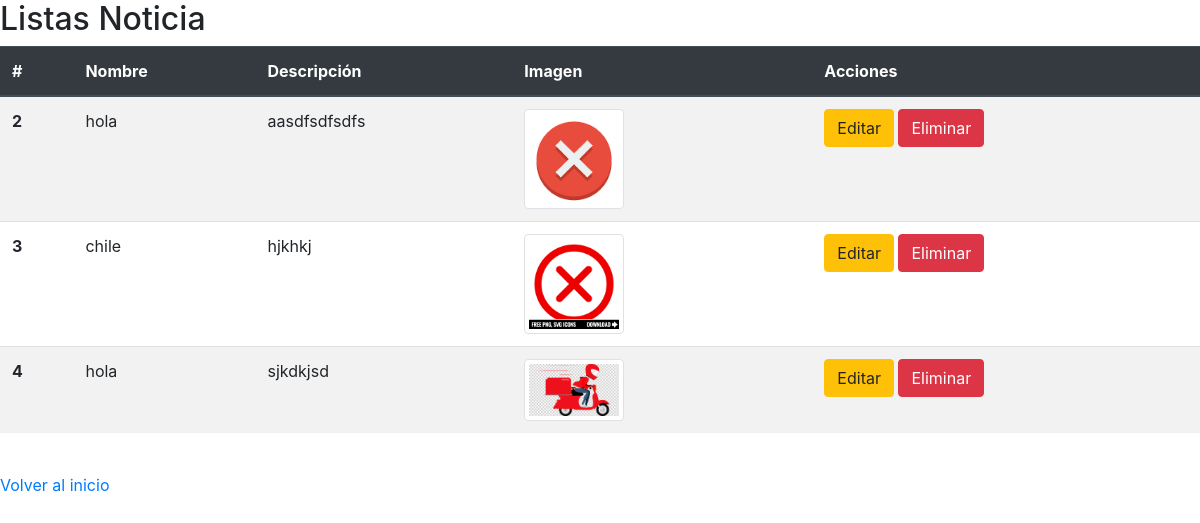
Page /suscripciones/listar_noticia (signed in) on the earlier database version.
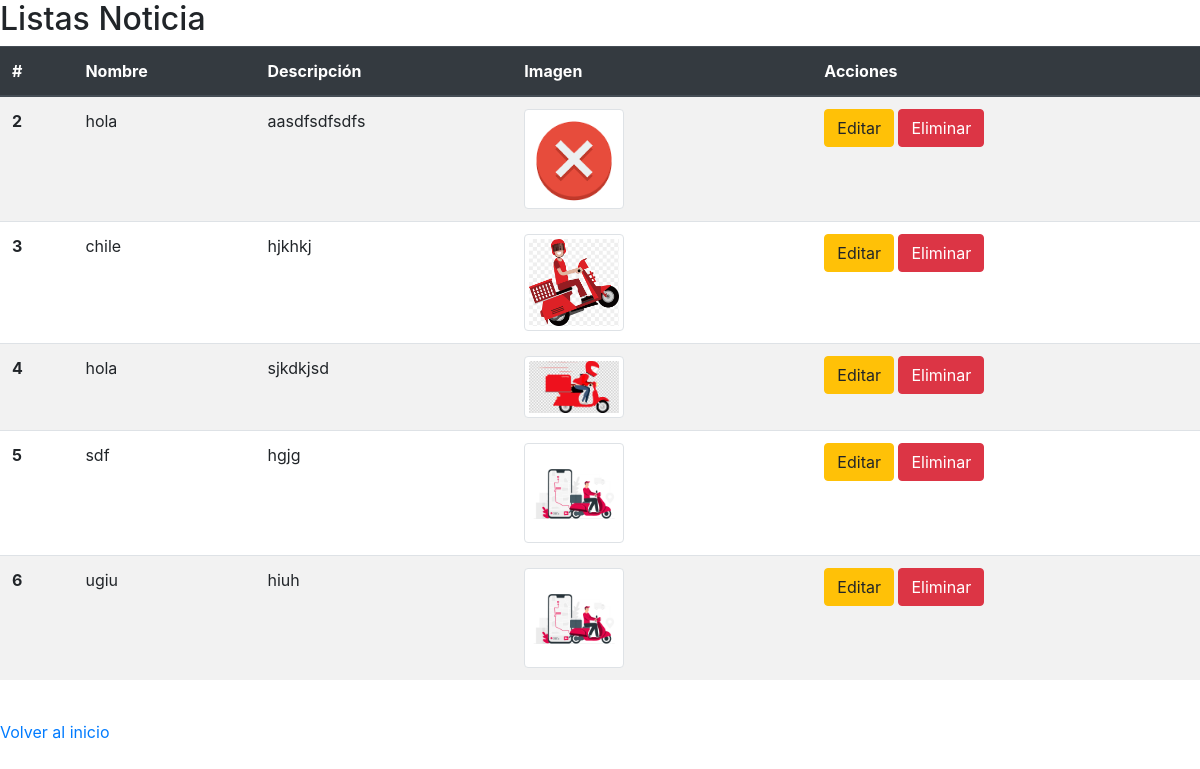
Same page on the later database version.
### suscripciones/models.py (models this page shows)
class Noticia(models.Model):
        id_noticia = models.AutoField(primary_key=True)
        nombre = models.CharField(max_length=50)
        descripcion = models.CharField(max_length=100, null=True)
        imagen = models.ImageField(upload_to='noticia', null=False, blank=True)

### suscripciones/views.py (the view)
# urls.py: path('listar_noticia',views.lista_noticia, name="listar_noticia"),
@login_required
def lista_noticia(request):
    noticia = Noticia.objects.all()
    context={'noticias':noticia}
    return render(request, 'suscripciones/listar_noticia.html',context)

### suscripciones/templates/suscripciones/listar_noticia.html (shortened to what this page needs)
<!DOCTYPE html>
<html lang="en">
<head>
    <link rel="stylesheet" href="https://cdn.jsdelivr.net/npm/bootstrap@4.5.3/dist/css/bootstrap.min.css"
>
</head>
<body>
<h2>Listas Noticia</h2>
<table class="table table-striped table-hover">
    <thead class="thead-dark">
        <tr>
            <th scope="col">#</th>
            <th scope="col">Nombre</th>
            <th scope="col">Descripción</th>
            <th scope="col">Imagen</th>
            <th scope="col">Acciones</th>
        </tr>
    </thead>
    <tbody>
        {% for noticia in noticias %}
            <tr>
                <th scope="row">{{ noticia.id_noticia }}</th>
                <td>{{ noticia.nombre }}</td>
                <td>{{ noticia.descripcion }}</td>
                <td class="w-25">
                    {% if noticia.imagen %}
                        <img class="img-thumbnail" src="{{ noticia.imagen.url }}" alt="Imagen de la noticia">
                    {% else %}
                        <p>Sin Imagen</p>
                    {% endif %}
                </td>
                <td>
                    <a href="{% url 'editar_noticia' noticia.id_noticia %}" class="btn btn-warning">Editar</a>
                    <a href="{% url 'noticia_eliminar' noticia.id_noticia %}" class="btn btn-danger">Eliminar</a>
                </td>
            </tr>
        {% endfor %}
    </tbody>
</table>
<br>
<a href="base">Volver al inicio</a>
<br>
</body>
</html>

### suscripciones/templates/suscripciones/listar_noticia.html (style rules this page uses)
.img-thumbnail { max-width: 100px; height: auto; }

Differences in the rows shown:
changed Noticia "chile": imagen: a different picture
added Noticia: id_noticia "5", nombre "sdf", descripcion "hgjg", imagen (picture)
added Noticia: id_noticia "6", nombre "ugiu", descripcion "hiuh", imagen (picture)
